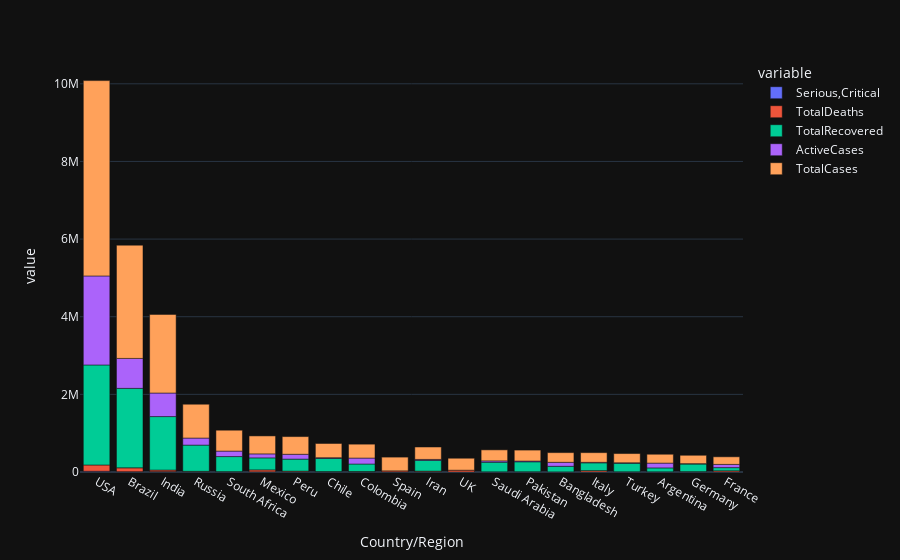

Notebook code for this chart:
### Code cell
fig=px.bar(world_data.iloc[0:20],x='Country/Region',y=['Serious,Critical','TotalDeaths','TotalRecovered','ActiveCases','TotalCases'],template="plotly_dark")
# fig.update_layout({'title':"Coronavirus cases w.r.t. time"})
fig.show()

### Figure 1 — Plotly figure (JSON) as saved in the notebook; plotly's stock layout.template omitted (floating-point values rounded to 4 significant figures)
{"data": [{"alignmentgroup": "True", "hovertemplate": "variable=Serious,Critical<br>Country/Region=%{x}<br>value=%{y}<extra></extra>", "legendgroup": "Serious,Critical", "marker": {"color": "#636efa"}, "name": "Serious,Critical", "offsetgroup": "Serious,Critical", "orientation": "v", "showlegend": true, "textposition": "auto", "type": "bar", "x": ["USA", "Brazil", "India", "Russia", "South Africa", "Mexico", "Peru", "Chile", "Colombia", "Spain", "Iran", "UK", "Saudi Arabia", "Pakistan", "Bangladesh", "Italy", "Turkey", "Argentina", "Germany", "France"], "xaxis": "x", "y": [18296, 8318, 8944, 2300, 539, 3987, 1426, 1358, 1493, 617, 4156, 73, 1915, 809, null, 42, 580, 1150, 236, 384], "yaxis": "y"}, {"alignmentgroup": "True", "hovertemplate": "variable=TotalDeaths<br>Country/Region=%{x}<br>value=%{y}<extra></extra>", "legendgroup": "TotalDeaths", "marker": {"color": "#EF553B"}, "name": "TotalDeaths", "offsetgroup": "TotalDeaths", "orientation": "v", "showlegend": true, "textposition": "auto", "type": "bar", "x": ["USA", "Brazil", "India", "Russia", "South Africa", "Mexico", "Peru", "Chile", "Colombia", "Spain", "Iran", "UK", "Saudi Arabia", "Pakistan", "Bangladesh", "Italy", "Turkey", "Argentina", "Germany", "France"], "xaxis": "x", "y": [162804, 98644, 41638, 14606, 9604, 50517, 20424, 9889, 11939, 28500, 17976, 46413, 3055, 6035, 3306, 35187, 5798, 4251, 9252, 30312], "yaxis": "y"}, {"alignmentgroup": "True", "hovertemplate": "variable=TotalRecovered<br>Country/Region=%{x}<br>value=%{y}<extra></extra>", "legendgroup": "TotalRecovered", "marker": {"color": "#00cc96"}, "name": "TotalRecovered", "offsetgroup": "TotalRecovered", "orientation": "v", "showlegend": true, "textposition": "auto", "type": "bar", "x": ["USA", "Brazil", "India", "Russia", "South Africa", "Mexico", "Peru", "Chile", "Colombia", "Spain", "Iran", "UK", "Saudi Arabia", "Pakistan", "Bangladesh", "Italy", "Turkey", "Argentina", "Germany", "France"], "xaxis": "x", "y": [2576668, 2047660, 1377384, 676357, 387316, 308848, 310337, 340168, 192355, null, 277463, null, 247089, 256058, 143824, 201323, 220546, 99852, 196200, 82460], "yaxis": "y"}, {"alignmentgroup": "True", "hovertemplate": "variable=ActiveCases<br>Country/Region=%{x}<br>value=%{y}<extra></extra>", "legendgroup": "ActiveCases", "marker": {"color": "#ab63fa"}, "name": "ActiveCases", "offsetgroup": "ActiveCases", "orientation": "v", "showlegend": true, "textposition": "auto", "type": "bar", "x": ["USA", "Brazil", "India", "Russia", "South Africa", "Mexico", "Peru", "Chile", "Colombia", "Spain", "Iran", "UK", "Saudi Arabia", "Pakistan", "Bangladesh", "Italy", "Turkey", "Argentina", "Germany", "France"], "xaxis": "x", "y": [2292707, 771258, 606387, 180931, 141264, 103325, 124648, 16614, 153416, null, 24678, null, 34082, 19770, 102521, 12694, 10921, 124092, 9758, 82861], "yaxis": "y"}, {"alignmentgroup": "True", "hovertemplate": "variable=TotalCases<br>Country/Region=%{x}<br>value=%{y}<extra></extra>", "legendgroup": "TotalCases", "marker": {"color": "#FFA15A"}, "name": "TotalCases", "offsetgroup": "TotalCases", "orientation": "v", "showlegend": true, "textposition": "auto", "type": "bar", "x": ["USA", "Brazil", "India", "Russia", "South Africa", "Mexico", "Peru", "Chile", "Colombia", "Spain", "Iran", "UK", "Saudi Arabia", "Pakistan", "Bangladesh", "Italy", "Turkey", "Argentina", "Germany", "France"], "xaxis": "x", "y": [5032179, 2917562, 2025409, 871894, 538184, 462690, 455409, 366671, 357710, 354530, 320117, 308134, 284226, 281863, 249651, 249204, 237265, 228195, 215210, 195633], "yaxis": "y"}], "layout": {"barmode": "relative", "legend": {"title": {"text": "variable"}, "tracegroupgap": 0}, "margin": {"t": 60}, "xaxis": {"anchor": "y", "domain": [0, 1], "title": {"text": "Country/Region"}}, "yaxis": {"anchor": "x", "domain": [0, 1], "title": {"text": "value"}}}}
